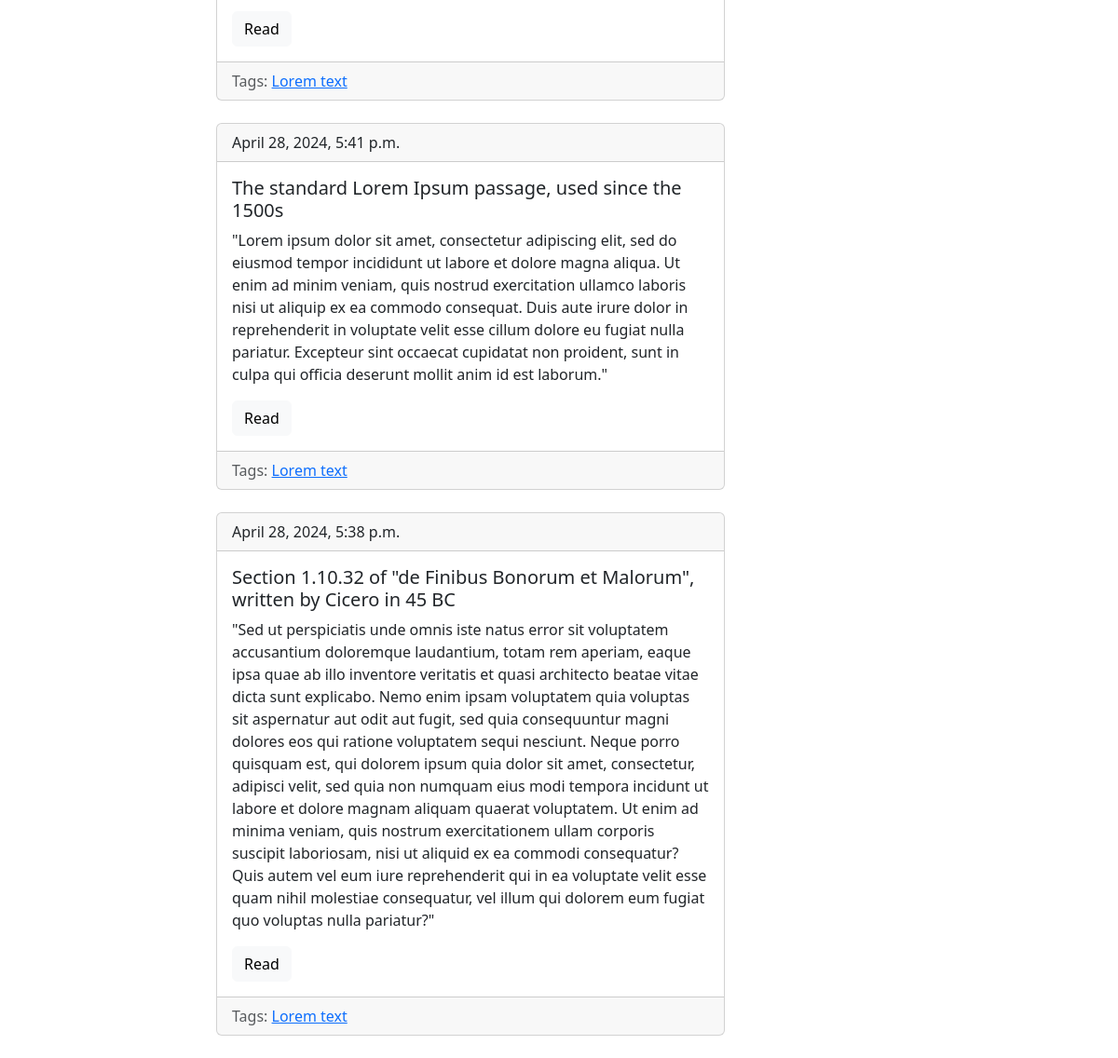
/blog/tag/lorem-text-1714467309/ (lower part), run on an earlier commit of the app's database.
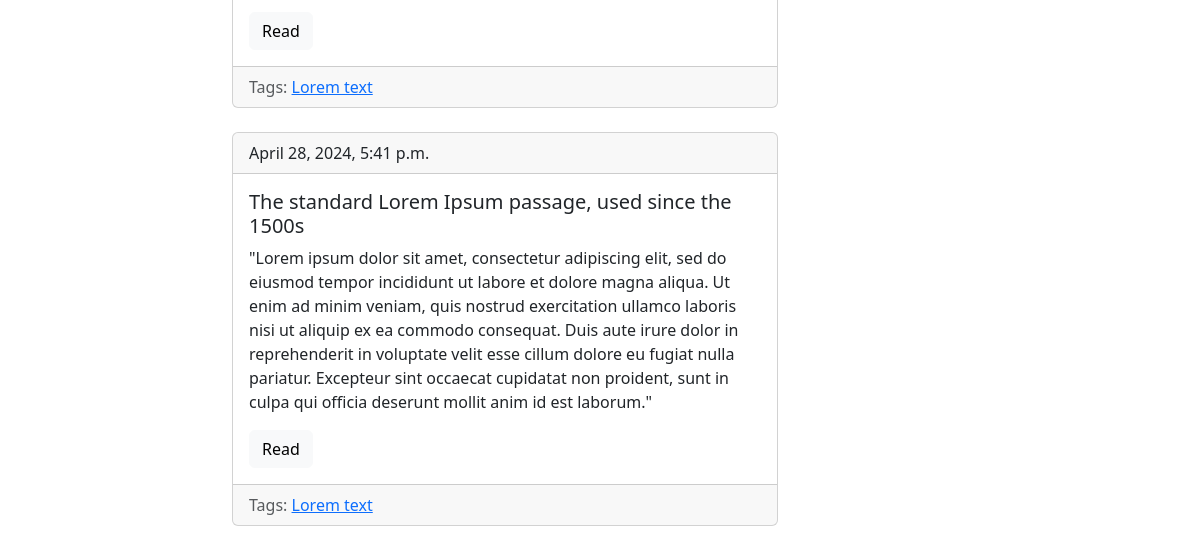
And on a later commit of the database.
### blog/models.py (models this page shows, shortened)
class Post(models.Model):
     title = models.CharField(max_length = 150, db_index = True)
     slug = models.SlugField(max_length = 150, blank=True, unique = True)
     bodu = models.TextField(blank = True, db_index = True)
     date_pub = models.DateTimeField(auto_now_add = True)
     tags = models.ManyToManyField('Tag', blank=True, related_name='posts')
     def get_absolute_url(self):
         return reverse("post_detail_url", kwargs={'slug':self.slug})
     class Meta:
          ordering = ['-date_pub']

class Tag(models.Model):
     title = models.CharField(max_length=50)
     slug = models.SlugField(max_length=50, blank=True ,  unique = True)
     def get_absolute_url(self):
          return reverse('tag_detail_url', kwargs = {'slug':self.slug})
     class Meta:
          ordering = ['title']

### blog/views.py (the view)
# urls.py: path('tag/<str:slug>/', Tag_detail.as_view() , name='tag_detail_url'),
class Tag_detail(ObjectDetailMixin,View):
    model = Tag
    template =  'blog/tag_detail.html'

### blog/utils.py (called while the page is built)
    def get(self,request,slug):
            obj  = get_object_or_404(self.model,slug__iexact=slug)
            return render(request, self.template, context = {self.model.__name__.lower(): obj, 'admin_object':obj , 'detail':True})

### blog/templates/blog/tag_detail.html (shortened to what this page needs)
{%extends 'blog/base_blog.html'%}
{%block content %}
{%for post in tag.posts.all%}
{% include 'blog/includes/post_cardTempletes.html'%}
{%endfor%}
{%endblock%}

### blog/templates/blog/includes/post_cardTempletes.html
<div class="card">
    <div class="card-header">{{post.date_pub}}</div>
    <div class="card-body">
      <h5 class="card-title">{{post.title}}</h5>
      <p class="card-text">{{post.bodu}}</p>
      <a href="{{post.get_absolute_url}}" class="btn btn-light">Read</a>
    </div>
    <div class="card-footer text-body-secondary">
       Tags:
       {%for tag in post.tags.all%}
        <a href = "{{tag.get_absolute_url}}">{{tag.title}}</a>
       {%endfor%}
      </div>
  </div>
  <br />

What changed in the data, as far as the page shows it:
removed Post: date_pub "April 28, 2024, 5:38 p.m.", title "Section 1.10.32 of \"de Finibus Bonorum et Malorum\", written by Cicero in 45 BC", bodu "\"Sed ut perspiciatis unde omnis iste natus error sit voluptatem accusantium doloremque laudantium, totam rem aperiam, eaque ipsa quae ab illo inventore veritatis et quasi architecto beatae vitae dicta sunt explicabo. Nemo enim ipsam voluptatem quia voluptas sit aspernatur aut odit aut fugit, sed quia consequuntur magni dolores eos qui ratione voluptatem sequi nesciunt. Neque porro quisquam est, qui dolorem ipsum quia dolor sit amet, consectetur, adipisci velit, sed quia non numquam eius modi tempora incidunt ut labore et dolore magnam aliquam quaerat voluptatem. Ut enim ad minima veniam, quis nostrum exercitationem ullam corporis suscipit laboriosam, nisi ut aliquid ex ea commodi…", Tag (title "Lorem text")
